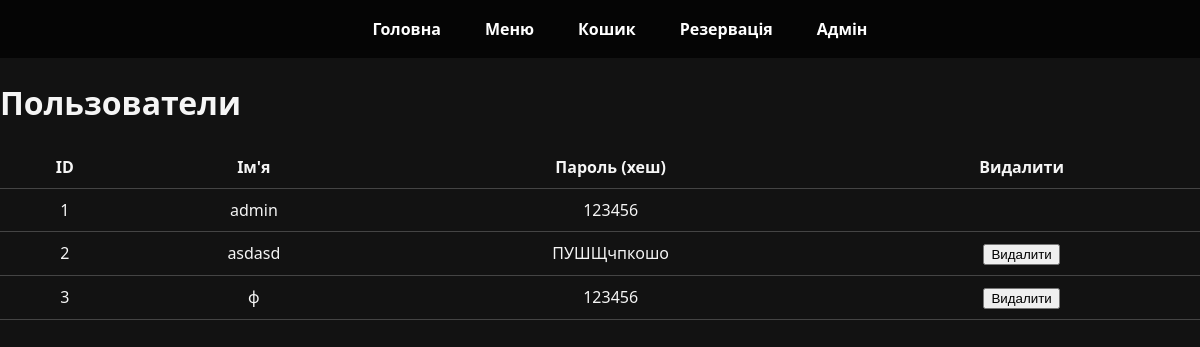
The app's page /admin/users (signed in) with its own data.
### tables.py (models this page shows)
class User(db.Model, UserMixin):
    id = db.Column(db.Integer, primary_key=True)
    username = db.Column(db.String(100), unique=True, nullable=False)
    password = db.Column(db.String(200), nullable=False)
    cart_items = db.relationship("CartItem", backref="user", lazy=True)

### app.py (the view)
@app.route("/admin/users")
@login_required
def admin_users():
    if current_user.username != "admin":
        abort(403)
    users = User.query.all()
    return render_template("admin_users.html", users=users)

### app.py (called while the page is built)
@login_manager.user_loader
def load_user(user_id):
    return User.query.get(int(user_id))

@app.before_request
def create_tables():
    db.create_all()

### templates/admin_users.html (shortened to what this page needs)
<!DOCTYPE html>
<html lang="ru">
<head>
    <link rel="stylesheet" href="{{ url_for('static', filename='style.css') }}">
</head>
<body>
    {% include 'navbar.html' %}
    <h1>Пользователи</h1>
    <table>
        <tr>
            <th>ID</th>
            <th>Ім'я</th>
            <th>Пароль (хеш)</th>
            <th>Видалити</th>
        </tr>
        {% for user in users %}
        <tr>
            <td>{{ user.id }}</td>
            <td>{{ user.username }}</td>
            <td>{{ user.password }}</td>
            <td>
                {% if user.username != "admin" %}
                <form method="POST" action="{{ url_for('delete_user', user_id=user.id) }}">
                    <button type="submit">Видалити</button>
                </form>
                {% endif %}
            </td>
        </tr>
        {% endfor %}
    </table>
</body>
</html>

### static/style.css (style rules this page uses)
body { background-color: #121212; color: #f5f5f5; font-family: 'Segoe UI', Tahoma, Geneva, Verdana, sans-serif; margin: 0; padding: 0; }
table { width: 100%; border-collapse: collapse; margin-bottom: 20px; }
th, td { padding: 10px; border-bottom: 1px solid #444; text-align: center; }
body { padding-top: 60px; }

### records on screen
User: id "1", username "admin", password "123456"
User: id "2", username "asdasd", password "ПУШЩчпкошо"
User: id "3", username "ф", password "123456"
